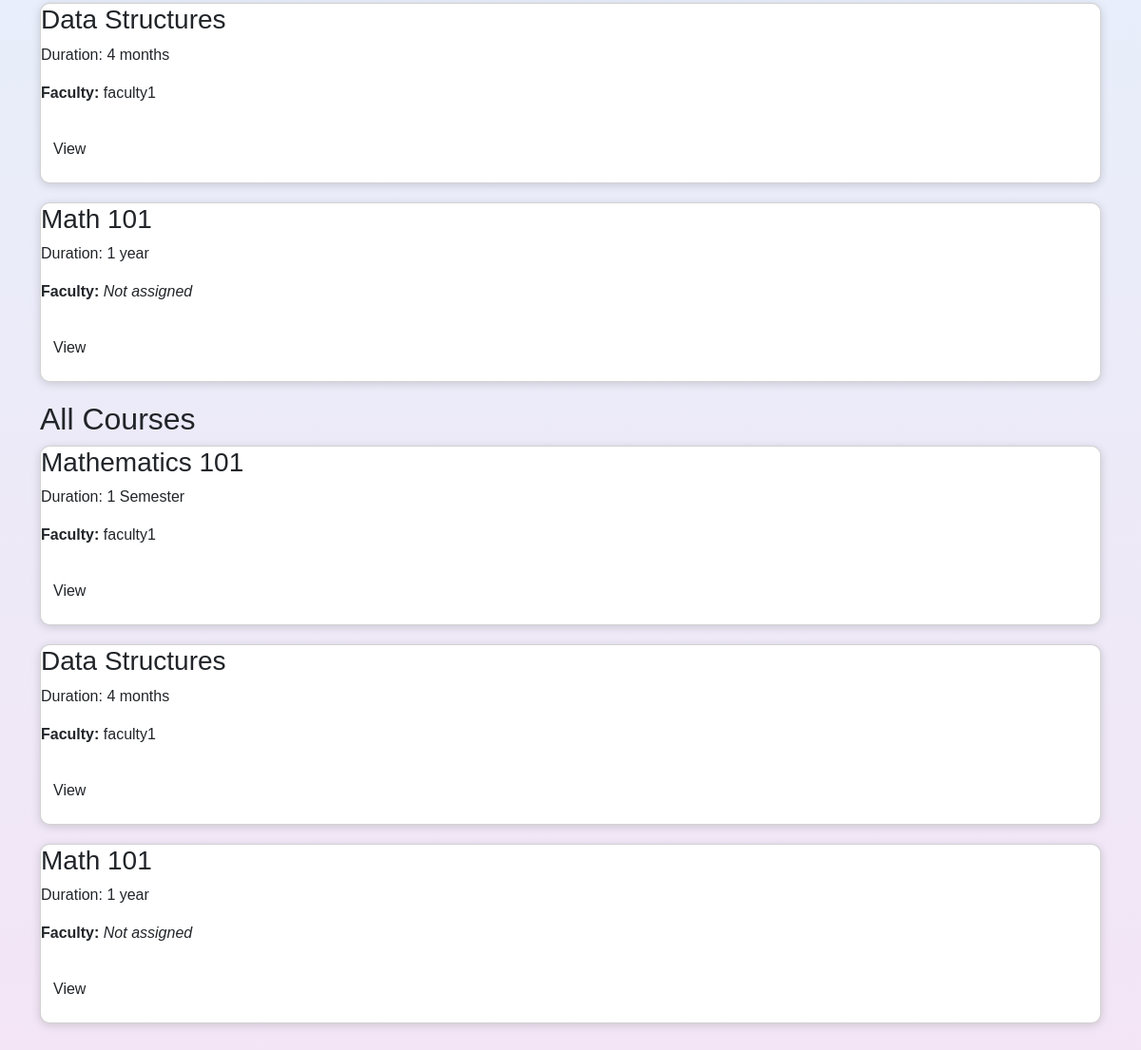
The app's page /courses/ (lower part), older data.
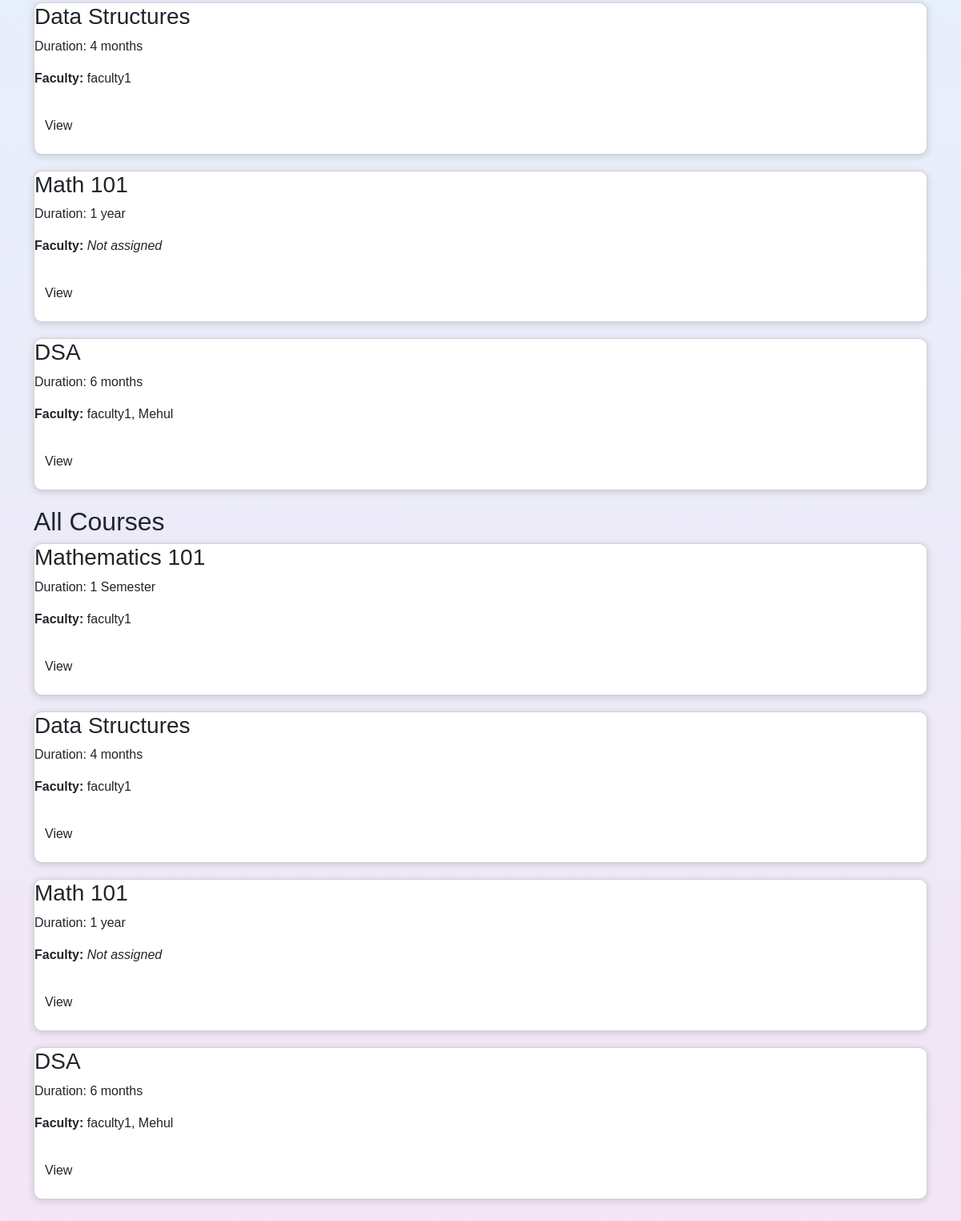
The same page, newer data.
### courses/models.py (models this page shows, shortened)
class Course(models.Model):
    name = models.CharField(max_length=100)
    duration = models.CharField(max_length=50)
    faculty = models.ManyToManyField(Faculty)

### faculty/models.py (models this page shows, shortened)
class Faculty(models.Model):
    user = models.OneToOneField(CustomUser, on_delete=models.CASCADE)
    subject = models.CharField(max_length=100)

### users/models.py (models this page shows, shortened)
class CustomUser(AbstractUser):
    ROLE_CHOICES = (
        ('admin', 'Admin'),
        ('student', 'Student'),
        ('faculty', 'Faculty'),
    )
    role = models.CharField(max_length=10, choices=ROLE_CHOICES, default='student')

### courses/views.py (the view)
# urls.py: path('', views.course_list, name='list'),
def course_list(request):
    courses = Course.objects.all()
    student = None
    suggested_courses = []
    if request.user.is_authenticated and request.user.role == 'student':
        student = Student.objects.filter(user=request.user).first()
        if student and student.course:
            suggested_courses = Course.objects.exclude(id=student.course.id)
        else:
            suggested_courses = courses
    else:
        suggested_courses = courses
    context = {
        'courses': courses,
        'suggested_courses': suggested_courses,
        'student': student,
    }
    return render(request, 'courses/list.html', context)

### templates/courses/list.html (shortened to what this page needs)
{% extends 'base.html' %}
{% block content %}
{% if suggested_courses %}
<div class="grid">
  {% for c in suggested_courses %}
    <div class="card">
      <h3>{{ c.name }}</h3>
      <p>Duration: {{ c.duration }}</p>
      <p>
        <strong>Faculty:</strong>
        {% if c.faculty.all %}
          {% for f in c.faculty.all %}
            {{ f.user.get_full_name|default:f.user.username }}{% if not forloop.last %}, {% endif %}
          {% endfor %}
        {% else %}
          <em>Not assigned</em>
        {% endif %}
      </p>
      <p style="margin-top:12px">
        <a class="btn btn-outline" href="{% url 'courses:detail' c.id %}">View</a>
      </p>
    </div>
  {% endfor %}
</div>
{% endif %}
<h2>All Courses</h2>
<div class="grid">
  {% for c in courses %}
    <div class="card">
      <h3>{{ c.name }}</h3>
      <p>Duration: {{ c.duration }}</p>
      <p>
        <strong>Faculty:</strong>
        {% if c.faculty.all %}
          {% for f in c.faculty.all %}
            {{ f.user.get_full_name|default:f.user.username }}{% if not forloop.last %}, {% endif %}
          {% endfor %}
        {% else %}
          <em>Not assigned</em>
        {% endif %}
      </p>
      <p style="margin-top:12px">
        <a class="btn btn-outline" href="{% url 'courses:detail' c.id %}">View</a>
      </p>
    </div>
  {% empty %}
    <div class="card">No courses available.</div>
  {% endfor %}
</div>
{% endblock %}

Row changes from the older to the newer data that the page shows:
added Course: name "DSA", duration "6 months", Faculty (user.get_full_name "faculty1")
added Faculty: user.get_full_name "Mehul"
